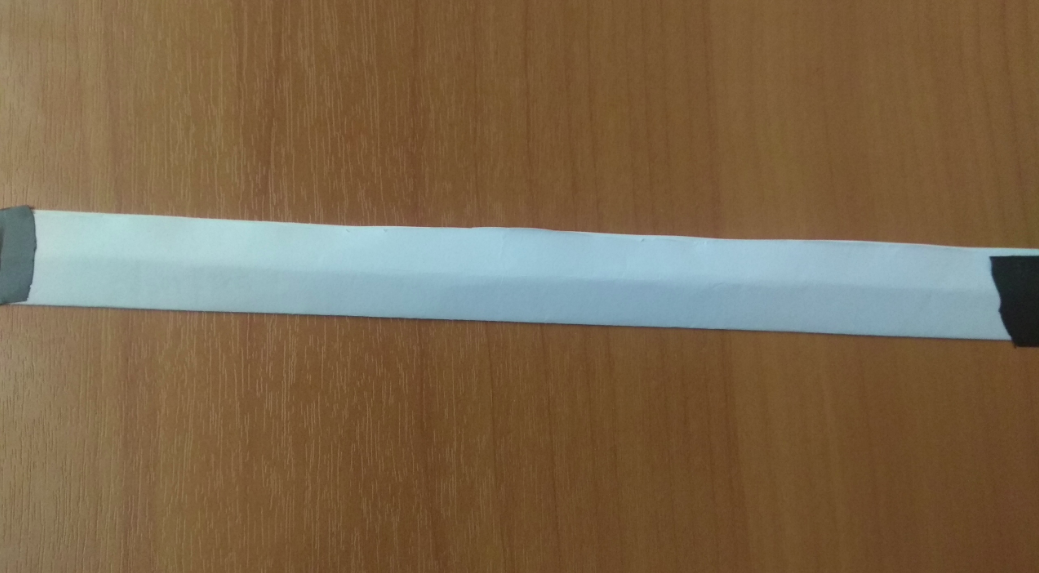
#> input picture wr8_software/scripts/line_detector_test_2.png, 1039 x 573 px, given in place of lot_sim.jpg, which was not available
$ python detector.py
#> lines starting #> are read from the running program, lines starting #| are printed output that depends on the picture; pictures that were not available may be replaced by others from this repository, and a replacement may not be noted
#!/usr/bin/env python
import time
import cv2
import math
import numpy as np
from skimage.morphology import remove_small_objects
import matplotlib.pyplot as plt

TIME = 0
TRIGGER = False
POINTS = []

class Detector:
    def __init__(self, height, width, is_live=False):
        self.is_live = is_live

        self.a = [257, 410]
        self.b = [741, 697]
        self.c = [1131, 484]
        self.d = [585, 367]

        SRC = np.float32([self.a, self.b, self.c, self.d])

        if self.is_live:
            SRC = np.float32(
                [[257, 410],
                 [741, 697],
                 [1131, 484],
                 [585, 367]])

        self.height, self.width = height, width

        DST = np.float32(
            [[(self.width - 716) / 2, 0],
             [(self.width - 716) / 2, self.height],
             [self.width - 282, self.height],
             [self.width - 282, 0]]
        )

        self.transform = cv2.getPerspectiveTransform(SRC, DST)

        self.CAM_MATRIX = np.array(
            [[0, 0, 0],
             [0, 0, 0],
             [0, 0, 0]])

        self.DIST_COEF = np.array([0,0,0,0,0])

        self.MAIN_COLOR = (0, 255, 255)

        self.THICKNESS = 3

        self.RADIUS = 5

    def get_contours(self, eroded, min_small_area=512, area_filter=250):
        contours_coords = []

        threshold = eroded / 255.0
        threshold[threshold >= 0.1] = 1
        threshold[threshold < 0.1] = 0

        arr = threshold > 0
        threshold = remove_small_objects(arr, min_size=min_small_area, connectivity=1)
        threshold = np.array(threshold * 255, dtype=np.uint8)
        cv2.imshow('thrsh', threshold)
        contours, hierarchy = cv2.findContours(threshold, 1, 2)

        contours_sorted_by_area = sorted(contours, key=lambda x: cv2.contourArea(x), reverse=True)

        for k, contour_sort in enumerate(contours_sorted_by_area):
            if 0 in contour_sort or cv2.contourArea(contour_sort) < area_filter:
                continue
            x, y, w, h = cv2.boundingRect(contour_sort)
            contours_coords.append([x, y, w, h])
        #cv2.imshow('eroded', eroded)
        #cv2.waitKey(0)

        return sorted(contours_coords, key=lambda x: x[1])

    def detection_by_frame(self, frame):

        control_x = 312
        control_y = 443

        undistorted_image = frame

        if self.is_live:
            undistorted_image = cv2.undistort(frame, self.CAM_MATRIX, self.DIST_COEF)
            cv2.imshow('undistorted_image', undistorted_image)

        # [8 lines of commented-out code are left out]

        viewed = cv2.warpPerspective(undistorted_image, self.transform, (self.width, self.height),
                                     flags=cv2.INTER_LINEAR)

        viewed = cv2.resize(viewed, dsize=(int(self.width / 2), int(self.height / 2)), interpolation=cv2.INTER_LINEAR)

        #cv2.imshow('viewed', viewed)
        #cv2.waitKey(0)

        #cv2.circle(viewed, (control_x, control_y), self.RADIUS, self.MAIN_COLOR, self.THICKNESS)

        # filters
        viewed = cv2.GaussianBlur(viewed, ksize=(5, 5), sigmaX=0)

        result = {
            'found': False,
            'time': None,
            'parking_params': {
                'x': None,
                'y': None,
                'center': None
            },
            'image': viewed
        }

        gray_y = cv2.cvtColor(viewed, cv2.COLOR_BGR2HSV)

        # split by x & y
        gray_y = gray_y[:, :, 2]
        gray_x = gray_y.copy()

        # split kernels
        line_y = np.zeros((11, 11), dtype=np.uint8)
        line_y[5, ...] = 1
        line_x = np.transpose(line_y)

        gray_y -= cv2.morphologyEx(gray_y, cv2.MORPH_OPEN, line_y, iterations=3)
        gray_x -= cv2.morphologyEx(gray_x, cv2.MORPH_OPEN, line_x, iterations=3)

        kernel_x = np.ones((5, 40), dtype=np.uint8)
        kernel_y = np.ones((10, 1), dtype=np.uint8)

        dilated_view_x = cv2.dilate(gray_x, kernel_x, iterations=2)
        kernel_x = np.ones((5, 40), dtype=np.uint8)
        eroded_view_x = cv2.erode(dilated_view_x, kernel_x, iterations=2)
        eroded_view_y = cv2.erode(gray_y, kernel_y, iterations=2)

        # [7 lines of commented-out code are left out]
        contours_x_sorted = self.get_contours(eroded_view_x)
        contours_y_sorted = self.get_contours(eroded_view_y)

        # FILTERING RAGE
        if len(contours_x_sorted) > 1 and len(contours_y_sorted) > 0:
            x1, y1, w1, h1 = contours_x_sorted[-1]
            x2, y2, w2, h2 = contours_x_sorted[-2]
            cv2.rectangle(viewed, (x1, y1), (x1+w1, y1+h1), (0, 0, 255))
            cv2.rectangle(viewed, (x2, y2), (x2+w2, y2+h2), (0, 0, 255))

            # finding middle point of entrance
            middle_point_x = int((x2 + x1) / 2)
            middle_point_y = int((y2 + h2 + y1) / 2)

            # filter out parking lot that placed lower than control point
            if middle_point_y >= control_y:
                return result

            for contour_y in contours_y_sorted:
                b_x, b_y, b_w, b_h = contour_y

                # finding middle point of vertical line
                back_middle_x = int((2 * b_x + b_w) / 2)
                back_middle_y = int((2 * b_y + b_h) / 2)

                # check if it is suitable vertical line or not
                if b_y < middle_point_y < b_y + b_h:

                    # check the parking lot area
                    area = (b_x - x1) * (y1 - y2 - h2)
                    if 40000 < area < 70000:
                        center_point_x, center_point_y = int((b_x + middle_point_x) / 2), int(
                            (middle_point_y + back_middle_y) / 2)

                        delta_x = (control_y - center_point_y) * 0.002357
                        delta_y = (center_point_x - control_x) * 0.002321

                        cv2.line(viewed, (middle_point_x, middle_point_y),
                                    (int(b_x + b_w / 2), int(b_y + b_h / 2)),
                                    self.MAIN_COLOR, self.THICKNESS)
                        cv2.circle(viewed, (back_middle_x, back_middle_y), self.RADIUS, self.MAIN_COLOR,
                                    self.THICKNESS)
                        cv2.circle(viewed, (center_point_x, center_point_y), self.RADIUS, self.MAIN_COLOR,
                                    self.THICKNESS)
                        cv2.line(viewed, (x1, y1), (x2, y2 + h2), self.MAIN_COLOR, self.THICKNESS)
                        cv2.circle(viewed, (x1, y1), self.RADIUS, self.MAIN_COLOR, self.THICKNESS)
                        cv2.circle(viewed, (x2, y2 + h2), self.RADIUS, self.MAIN_COLOR, self.THICKNESS)

                        result['found'] = True
                        result['time'] = time.time()
                        result['image'] = viewed
                        result['parking_params']['x'] = delta_x
                        result['parking_params']['y'] = delta_y
                        result['parking_params']['center'] = center_point_x


        return result


if __name__ == '__main__':
    #cap = cv2.VideoCapture('../output.avi')
    #height, width = int(cap.get(cv2.CAP_PROP_FRAME_HEIGHT)), int(cap.get(cv2.CAP_PROP_FRAME_WIDTH))
    img = cv2.imread('/home/artemon12/PycharmProjects/parking_diploma/pics/lot_sim.jpg')
#> img is the input picture: shape (573, 1039, 3); mean B, G, R 76.5, 103.2, 123.9

    height, width, channel = img.shape
#> height = 573; width = 1039; channel = 3
    detector = Detector(height=height, width=width, is_live=False)

    while True:
        #ret, frame = cap.read()
        ret = True
        frame = img
        if ret is False:
            print('Videostream not found')
            break

        start = time.time()
        data = detector.detection_by_frame(frame)
#> in detection_by_frame, `gray_y = cv2.cvtColor(viewed, cv2.COLOR_BGR2HSV)`: gray_y: shape (286, 519, 3); mean H, S, V 13.5, 136.4, 96.3
#> in detection_by_frame, `gray_y = gray_y[:, :, 2]`:
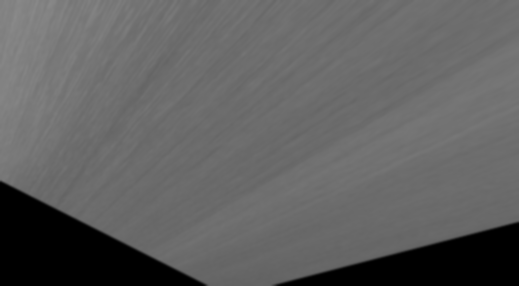
#> gray_y: shape (286, 519); min 0, max 138, mean 96.3
#> in detection_by_frame, `gray_y -= cv2.morphologyEx(gray_y, cv2.MORPH_OPEN, line_y, iterations=3)`:
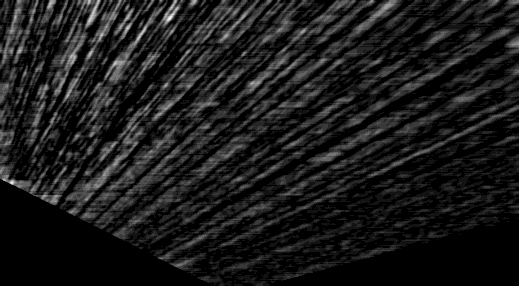
#> gray_y: shape (286, 519); min 0, max 13, mean 1.37; drawn with min black and max white
#> in detection_by_frame, `gray_x -= cv2.morphologyEx(gray_x, cv2.MORPH_OPEN, line_x, iterations=3)`:
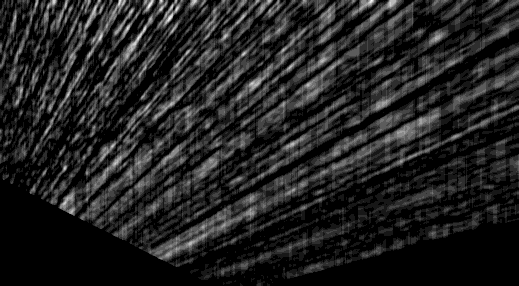
#> gray_x: shape (286, 519); min 0, max 11, mean 1.48; drawn with min black and max white
#> in detection_by_frame, `dilated_view_x = cv2.dilate(gray_x, kernel_x, iterations=2)`:
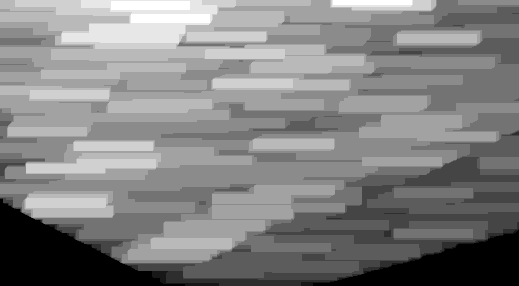
#> dilated_view_x: shape (286, 519); min 0, max 11, mean 5.63; drawn with min black and max white
#> in detection_by_frame, `eroded_view_x = cv2.erode(dilated_view_x, kernel_x, iterations=2)`:
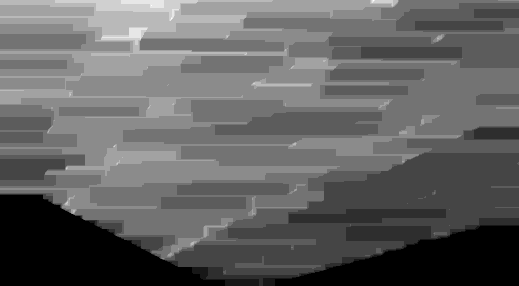
#> eroded_view_x: shape (286, 519); min 0, max 11, mean 4.23; drawn with min black and max white
#> in detection_by_frame, `eroded_view_y = cv2.erode(gray_y, kernel_y, iterations=2)`:
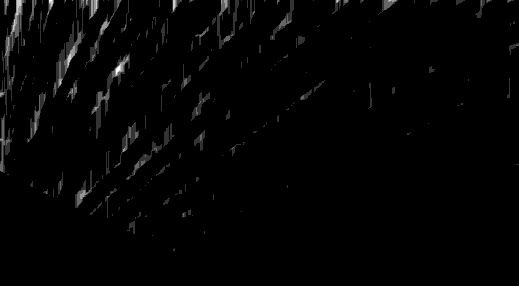
#> eroded_view_y: shape (286, 519); min 0, max 5, mean 0.0712; drawn with min black and max white
#> in get_contours, `threshold[threshold < 0.1] = 0`: threshold: shape (286, 519) float64; every value is 0
#> in get_contours, `arr = threshold > 0`: arr: shape (286, 519) bool; every value is 0
#> in get_contours, `contours, hierarchy = cv2.findContours(threshold, 1, 2)`: contours = []
#> data = 4 items
        end = time.time()
        ms = round(end - start, 4)

        result = data['image']

        if data['found'] and TRIGGER is not True:
            if TIME is 0:
                TIME = data['time']

            POINTS.append(data['parking_params']['center'])

            if data['time'] - TIME > 1.5:
                average = np.std(POINTS)
                if average < 5:
                    TRIGGER = True

        if TRIGGER:
            cv2.putText(result, 'something found!', (50, 150), cv2.FONT_HERSHEY_COMPLEX_SMALL, 1,
                        (255, 255, 255))

        cv2.putText(result, 'time ' + str(ms) + ' ms', (50, 50), cv2.FONT_HERSHEY_COMPLEX_SMALL, 1, (255, 255, 255))
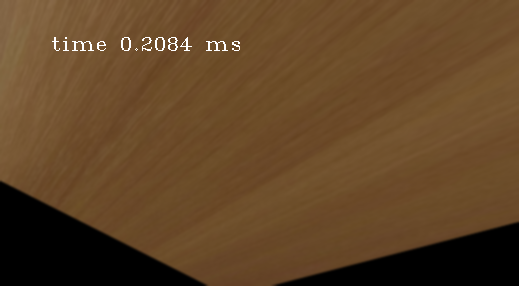
#> result: shape (286, 519, 3); mean B, G, R 38.8, 68.6, 96.8

        cv2.imshow('result', result)

        if cv2.waitKey(1) & 0xFF == ord('q'):
#> (key q is pressed here)
            break
    #cap.release()
    cv2.destroyAllWindows()
